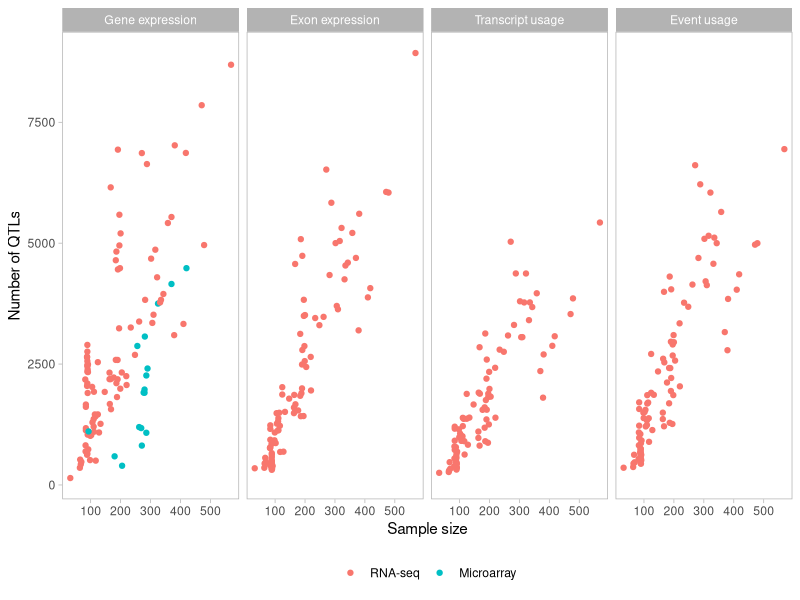

The R script that drew this image:
library(tidyverse)
library(ggplot2)
# library(plotly)

#################################

# sumstat_path = "/gpfs/hpc/projects/eQTLCatalogue/qtlmap/eQTL_Catalogue_r3/pipeline_out/sumstats/"
# suffix = ".permuted.txt.gz" 
# files <- list.files(sumstat_path, pattern=suffix)
# 
# datasets = lapply(files, function(file){
#   data = readr::read_tsv(file.path(sumstat_path, file))
#   data$p_adj = p.adjust(data$p_beta, method = "fdr")
#   n = nrow(dplyr::filter(data, p_adj <= 0.05))
#   return(list(dataset=sub(".permuted.txt.gz", "", file), n_significant=n))
# })
# 
# datasets = dplyr::bind_rows(datasets)
# readr::write_tsv(datasets, "dataset_significant_qtls.tsv")

#################################
# sample sizes
# dir_path = "../SampleArcheology/studies/cleaned"
# files = list.files(dir_path, full.names = F)
# files = files[!files %in% c("GEUVADIS.tsv", "BLUEPRINT.tsv")]
# tbls = lapply(files, function(file){
#   tbl = read_tsv(file.path(dir_path, file), col_types = cols_only(rna_qc_passed="l", 
#                                                                   genotype_qc_passed="l", 
#                                                                   sample_id="c", 
#                                                                   qtl_group="c", 
#                                                                   cell_type="c", 
#                                                                   type="c", 
#                                                                   study="c"))
#   return(tbl)
# })
# studies = bind_rows(tbls)
# studies = studies %>% filter(rna_qc_passed == TRUE, genotype_qc_passed == TRUE)
# sample_size = studies %>% group_by(qtl_group, study) %>% summarise(dataset_sample_size=n())
# sample_size = sample_size %>% mutate(dataset=paste(study, qtl_group, sep="."))
# sample_size %>% write_tsv("sample_sizes.tsv")

#################################
sample_size = readr::read_tsv("sample_sizes.tsv")
datasets = readr::read_tsv("dataset_significant_qtls.tsv")
# split into datast and quantification method 
datasets = datasets %>% tidyr::separate(dataset, into=c("dataset", "term"), sep="_(?!.*_)")


datasets = datasets %>% left_join(sample_size)
datasets = datasets %>% mutate(type=if_else(term=="microarray", "Microarray", "RNA-seq")) %>% 
  mutate(term=if_else(term=="microarray", "ge", term))

datasets$term = factor(datasets$term, levels = c("ge", "exon", "tx", "txrev"),
                       labels = c("Gene expression", "Exon expression", "Transcript usage", "Event usage"))

datasets$type = factor(datasets$type, levels=c("RNA-seq", "Microarray"))
# 4x12  
plt = ggplot(datasets, aes(dataset_sample_size, n_significant, colour=type, dataset=dataset)) +
  geom_point() +
  facet_grid(. ~ term) +
  theme_light() +
  theme(legend.position = "bottom", legend.title = element_blank(), panel.grid = element_blank())+
  ylab("Number of QTLs") + 
  xlab("Sample size")

ggsave("quantification_methods_sample_size.pdf", plt, width=12, height = 4)

# ggplotly(plt)
